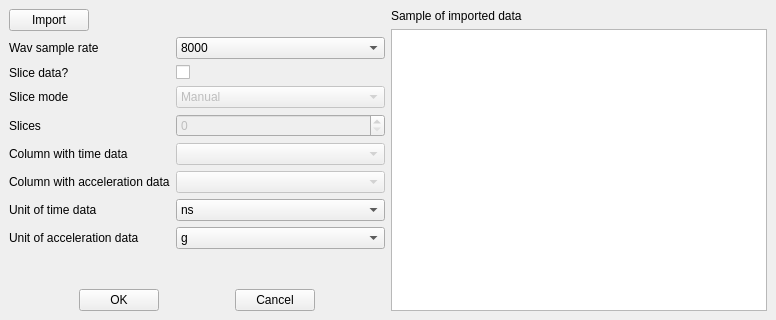
<?xml version="1.0" encoding="UTF-8"?>
<ui version="4.0">
 <class>MainWindow</class>
 <widget class="QMainWindow" name="MainWindow">
  <property name="geometry">
   <rect>
    <x>0</x>
    <y>0</y>
    <width>776</width>
    <height>320</height>
   </rect>
  </property>
  <property name="acceptDrops">
   <bool>false</bool>
  </property>
  <property name="windowTitle">
   <string>MainWindow</string>
  </property>
  <widget class="QWidget" name="centralwidget">
   <layout class="QHBoxLayout" name="horizontalLayout_8">
    <item>
     <layout class="QHBoxLayout" name="horizontalLayout_7">
      <item>
       <layout class="QVBoxLayout" name="verticalLayout">
        <item>
         <layout class="QHBoxLayout" name="horizontalLayout_4">
          <item>
           <widget class="QPushButton" name="import_button">
            <property name="text">
             <string>Import</string>
            </property>
           </widget>
          </item>
          <item>
           <spacer name="horizontalSpacer">
            <property name="orientation">
             <enum>Qt::Horizontal</enum>
            </property>
            <property name="sizeHint" stdset="0">
             <size>
              <width>40</width>
              <height>20</height>
             </size>
            </property>
           </spacer>
          </item>
         </layout>
        </item>
        <item>
         <layout class="QFormLayout" name="formLayout">
          <item row="0" column="0">
           <widget class="QLabel" name="fs_label">
            <property name="text">
             <string>Wav sample rate</string>
            </property>
           </widget>
          </item>
          <item row="0" column="1">
           <widget class="QComboBox" name="fs_combo">
            <item>
             <property name="text">
              <string>8000</string>
             </property>
            </item>
            <item>
             <property name="text">
              <string>9600</string>
             </property>
            </item>
            <item>
             <property name="text">
              <string>11025</string>
             </property>
            </item>
            <item>
             <property name="text">
              <string>12000</string>
             </property>
            </item>
            <item>
             <property name="text">
              <string>16000</string>
             </property>
            </item>
            <item>
             <property name="text">
              <string>22050</string>
             </property>
            </item>
            <item>
             <property name="text">
              <string>24000</string>
             </property>
            </item>
            <item>
             <property name="text">
              <string>32000</string>
             </property>
            </item>
            <item>
             <property name="text">
              <string>44100</string>
             </property>
            </item>
            <item>
             <property name="text">
              <string>48000</string>
             </property>
            </item>
           </widget>
          </item>
          <item row="1" column="0">
           <widget class="QLabel" name="slice_label">
            <property name="text">
             <string>Slice data?</string>
            </property>
           </widget>
          </item>
          <item row="1" column="1">
           <widget class="QCheckBox" name="slice_check">
            <property name="enabled">
             <bool>true</bool>
            </property>
            <property name="text">
             <string/>
            </property>
           </widget>
          </item>
          <item row="2" column="0">
           <widget class="QLabel" name="sliceMode_label">
            <property name="text">
             <string>Slice mode</string>
            </property>
           </widget>
          </item>
          <item row="2" column="1">
           <widget class="QComboBox" name="sliceMode_combo">
            <property name="enabled">
             <bool>false</bool>
            </property>
            <item>
             <property name="text">
              <string>Manual</string>
             </property>
            </item>
            <item>
             <property name="text">
              <string>Automatic</string>
             </property>
            </item>
           </widget>
          </item>
          <item row="3" column="0">
           <widget class="QLabel" name="slices_label">
            <property name="text">
             <string>Slices</string>
            </property>
           </widget>
          </item>
          <item row="4" column="0">
           <widget class="QLabel" name="columTime_label">
            <property name="text">
             <string>Column with time data</string>
            </property>
           </widget>
          </item>
          <item row="4" column="1">
           <widget class="QComboBox" name="columnTime_combo">
            <property name="enabled">
             <bool>false</bool>
            </property>
           </widget>
          </item>
          <item row="5" column="0">
           <widget class="QLabel" name="columnAcc_label">
            <property name="text">
             <string>Column with acceleration data</string>
            </property>
           </widget>
          </item>
          <item row="6" column="0">
           <widget class="QLabel" name="unitTime_label">
            <property name="text">
             <string>Unit of time data</string>
            </property>
           </widget>
          </item>
          <item row="6" column="1">
           <widget class="QComboBox" name="unitTime_combo">
            <item>
             <property name="text">
              <string>ns</string>
             </property>
            </item>
            <item>
             <property name="text">
              <string>ms</string>
             </property>
            </item>
            <item>
             <property name="text">
              <string>s</string>
             </property>
            </item>
            <item>
             <property name="text">
              <string>min</string>
             </property>
            </item>
            <item>
             <property name="text">
              <string>h</string>
             </property>
            </item>
            <item>
             <property name="text">
              <string>custom</string>
             </property>
            </item>
           </widget>
          </item>
          <item row="7" column="0">
           <widget class="QLabel" name="unitAcc_label">
            <property name="text">
             <string>Unit of acceleration data</string>
            </property>
           </widget>
          </item>
          <item row="7" column="1">
           <widget class="QComboBox" name="unitAcc_combo">
            <item>
             <property name="text">
              <string>g</string>
             </property>
            </item>
            <item>
             <property name="text">
              <string>ms^2</string>
             </property>
            </item>
            <item>
             <property name="text">
              <string>custom</string>
             </property>
            </item>
           </widget>
          </item>
          <item row="5" column="1">
           <widget class="QComboBox" name="columnAcc_combo">
            <property name="enabled">
             <bool>false</bool>
            </property>
           </widget>
          </item>
          <item row="3" column="1">
           <widget class="QSpinBox" name="slices_spin">
            <property name="enabled">
             <bool>false</bool>
            </property>
           </widget>
          </item>
         </layout>
        </item>
        <item>
         <layout class="QHBoxLayout" name="horizontalLayout_6">
          <item>
           <spacer name="horizontalSpacer_5">
            <property name="orientation">
             <enum>Qt::Horizontal</enum>
            </property>
            <property name="sizeHint" stdset="0">
             <size>
              <width>40</width>
              <height>20</height>
             </size>
            </property>
           </spacer>
          </item>
          <item>
           <widget class="QPushButton" name="ok_button">
            <property name="text">
             <string>OK</string>
            </property>
           </widget>
          </item>
          <item>
           <spacer name="horizontalSpacer_4">
            <property name="orientation">
             <enum>Qt::Horizontal</enum>
            </property>
            <property name="sizeHint" stdset="0">
             <size>
              <width>40</width>
              <height>20</height>
             </size>
            </property>
           </spacer>
          </item>
          <item>
           <widget class="QPushButton" name="cancel_button">
            <property name="text">
             <string>Cancel</string>
            </property>
           </widget>
          </item>
          <item>
           <spacer name="horizontalSpacer_3">
            <property name="orientation">
             <enum>Qt::Horizontal</enum>
            </property>
            <property name="sizeHint" stdset="0">
             <size>
              <width>40</width>
              <height>20</height>
             </size>
            </property>
           </spacer>
          </item>
         </layout>
        </item>
       </layout>
      </item>
      <item>
       <layout class="QVBoxLayout" name="verticalLayout_3">
        <item>
         <widget class="QLabel" name="sample_label">
          <property name="text">
           <string>Sample of imported data</string>
          </property>
         </widget>
        </item>
        <item>
         <widget class="QPlainTextEdit" name="sample_edit"/>
        </item>
       </layout>
      </item>
     </layout>
    </item>
   </layout>
  </widget>
 </widget>
 <resources/>
 <connections/>
</ui>
